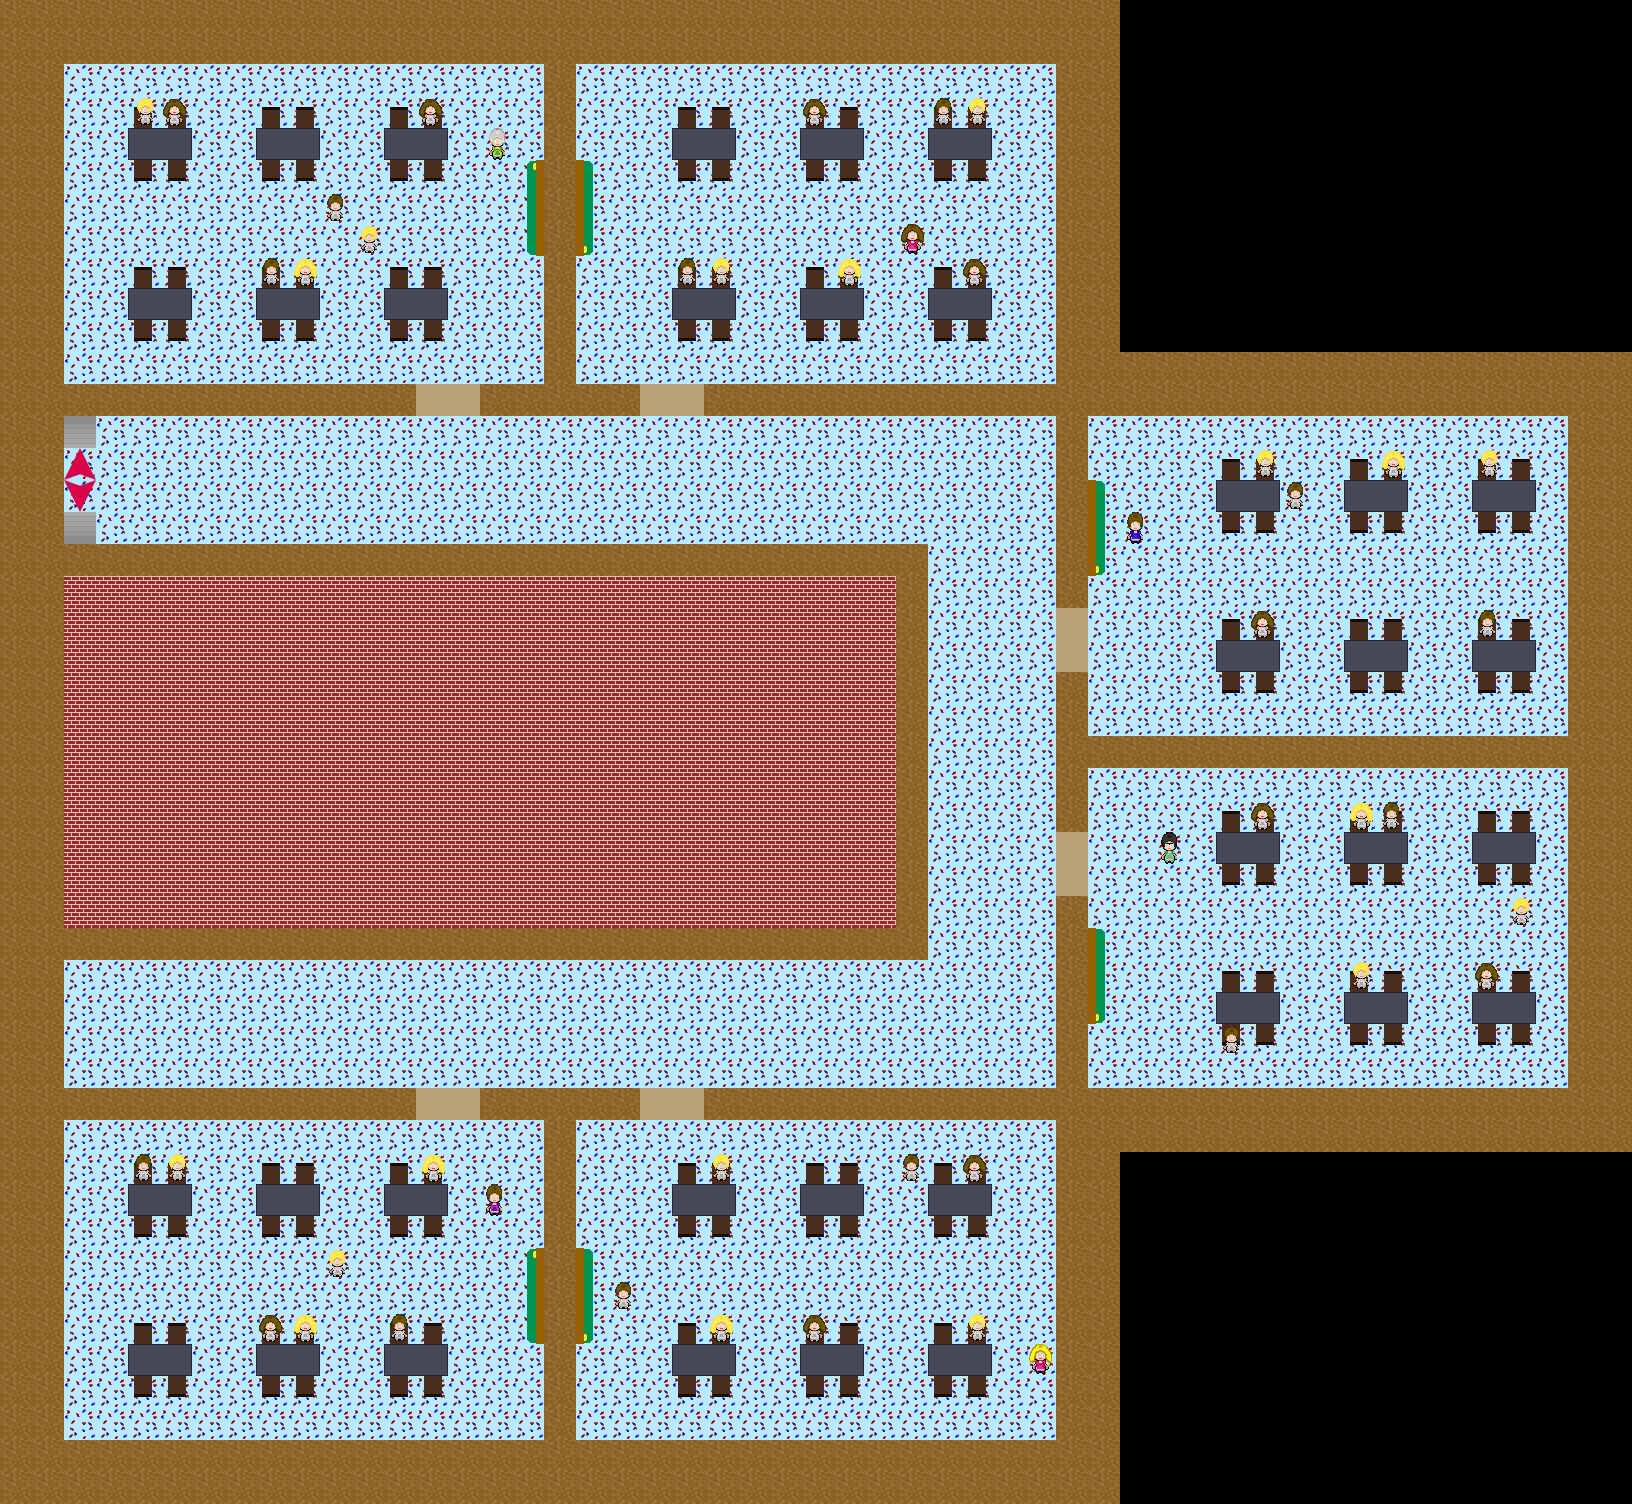

Rendered tile map (Tiled .tmx) drawn with the repository's tilesets; below, a short description and the map source with its tile grids summarised:
An orthogonal 51x47 tile map with 32x32 px tiles, 4 tile layers (base, objects, teachers, pupils), 4 tilesets and 77 objects.

<map version="1.0" orientation="orthogonal" renderorder="right-down" width="51" height="47" tilewidth="32" tileheight="32" nextobjectid="233">
 <tileset firstgid="1" name="floors_tiled_ready" tilewidth="32" tileheight="32" spacing="3" margin="2">
  <image source="floors/floors_tiled_ready.png" width="141" height="141" />
 </tileset>
 <tileset firstgid="17" name="objects_tiled_ready" tilewidth="32" tileheight="32">
  <image source="objects/objects_tiled_ready.png" width="448" height="224" />
 </tileset>
 <tileset firstgid="115" name="objects_teacher" tilewidth="32" tileheight="32">
  <image source="objects/objects_teacher.png" width="448" height="224" />
 </tileset>
 <tileset firstgid="213" name="objects_pupils" tilewidth="32" tileheight="32">
  <image source="objects/objects_pupils.png" width="448" height="224" />
 </tileset>
 <layer name="base" width="51" height="47">
  <data>[2397 cells, 2045 non-empty, 4 distinct tile ids]</data>
 </layer>
 <layer name="objects" width="51" height="47">
  <data>[2397 cells, 238 non-empty, 16 distinct tile ids]</data>
 </layer>
 <layer name="teachers" width="51" height="47">
  <data>[2397 cells, 18 non-empty, 16 distinct tile ids]</data>
 </layer>
 <layer name="pupils" width="51" height="47">
  <data>[2397 cells, 41 non-empty, 4 distinct tile ids]</data>
 </layer>
 <objectgroup name="stairs_down">
  <properties>
   <property name="stairs_down" value="true" />
  </properties>
  <object id="84" x="64" y="960" width="32" height="32" />
 </objectgroup>
 <objectgroup name="stairs_up">
  <properties>
   <property name="stairs_up" value="true" />
  </properties>
  <object id="83" x="64" y="1056" width="32" height="32" />
 </objectgroup>
 <objectgroup name="wall">
  <properties>
   <property name="wall" value="true" />
  </properties>
  <object id="47" x="0" y="0" width="1120" height="64" />
  <object id="48" x="1056" y="64" width="64" height="288" />
  <object id="49" x="1056" y="352" width="576" height="64" />
  <object id="50" x="1056" y="1088" width="576" height="64" />
  <object id="51" x="1568" y="416" width="64" height="672" />
  <object id="52" x="0" y="64" width="64" height="1376" />
  <object id="53" x="0" y="1440" width="1120" height="64" />
  <object id="54" x="1056" y="1152" width="64" height="288" />
  <object id="55" x="1056" y="736" width="512" height="32" />
  <object id="56" x="544" y="64" width="32" height="352" />
  <object id="57" x="544" y="1088" width="32" height="352" />
  <object id="58" x="64" y="1088" width="352" height="32" />
  <object id="59" x="480" y="1088" width="64" height="32" />
  <object id="60" x="576" y="1088" width="64" height="32" />
  <object id="61" x="704" y="1088" width="352" height="32" />
  <object id="62" x="1056" y="768" width="32" height="64" />
  <object id="63" x="1056" y="896" width="32" height="192" />
  <object id="64" x="1056" y="672" width="32" height="64" />
  <object id="65" x="1056" y="416" width="32" height="192" />
  <object id="66" x="576" y="384" width="64" height="32" />
  <object id="67" x="480" y="384" width="64" height="32" />
  <object id="68" x="64" y="384" width="352" height="32" />
  <object id="69" x="704" y="384" width="352" height="32" />
  <object id="70" x="64" y="544" width="864" height="32" />
  <object id="71" x="64" y="928" width="864" height="32" />
  <object id="72" x="896" y="576" width="32" height="352" />
  <object id="168" x="128" y="1184" width="64" height="32" />
  <object id="169" x="256" y="1184" width="64" height="32" />
  <object id="170" x="384" y="1184" width="64" height="32" />
  <object id="171" x="128" y="1344" width="64" height="32" />
  <object id="172" x="256" y="1344" width="64" height="32" />
  <object id="173" x="384" y="1344" width="64" height="32" />
  <object id="175" x="672" y="1184" width="64" height="32" />
  <object id="176" x="800" y="1184" width="64" height="32" />
  <object id="177" x="928" y="1184" width="64" height="32" />
  <object id="178" x="672" y="1344" width="64" height="32" />
  <object id="180" x="800" y="1344" width="64" height="32" />
  <object id="181" x="928" y="1344" width="64" height="32" />
  <object id="182" x="1216" y="832" width="64" height="32" />
  <object id="183" x="1344" y="832" width="64" height="32" />
  <object id="184" x="1472" y="832" width="64" height="32" />
  <object id="185" x="1216" y="992" width="64" height="32" />
  <object id="186" x="1344" y="992" width="64" height="32" />
  <object id="187" x="1472" y="992" width="64" height="32" />
  <object id="188" x="1216" y="480" width="64" height="32" />
  <object id="189" x="1344" y="480" width="64" height="32" />
  <object id="190" x="1472" y="480" width="64" height="32" />
  <object id="191" x="1216" y="640" width="64" height="32" />
  <object id="192" x="1344" y="640" width="64" height="32" />
  <object id="193" x="1472" y="640" width="64" height="32" />
  <object id="194" x="672" y="128" width="64" height="32" />
  <object id="195" x="800" y="128" width="64" height="32" />
  <object id="196" x="928" y="128" width="64" height="32" />
  <object id="197" x="672" y="288" width="64" height="32" />
  <object id="198" x="800" y="288" width="64" height="32" />
  <object id="199" x="928" y="288" width="64" height="32" />
  <object id="200" x="128" y="128" width="64" height="32" />
  <object id="201" x="256" y="128" width="64" height="32" />
  <object id="202" x="384" y="128" width="64" height="32" />
  <object id="203" x="128" y="288" width="64" height="32" />
  <object id="204" x="256" y="288" width="64" height="32" />
  <object id="205" x="384" y="288" width="64" height="32" />
  <object id="219" x="480" y="1344" width="32" height="32" />
  <object id="221" x="896" y="1248" width="32" height="32" />
  <object id="224" x="1120" y="960" width="32" height="32" />
  <object id="227" x="1152" y="640" width="32" height="32" />
  <object id="229" x="1024" y="128" width="32" height="32" />
  <object id="231" x="480" y="288" width="32" height="32" />
 </objectgroup>
 <objectgroup name="spawn">
  <properties>
   <property name="spawn" value="true" />
  </properties>
  <object id="73" x="128" y="992" width="32" height="32" />
 </objectgroup>
 <objectgroup name="teacher_fight">
  <properties>
   <property name="teacher_fight" value="true" />
  </properties>
  <object id="220" x="448" y="1312" width="96" height="96" />
  <object id="222" x="864" y="1216" width="96" height="96" />
  <object id="225" x="1088" y="928" width="96" height="96" />
  <object id="228" x="1120" y="608" width="96" height="96" />
  <object id="230" x="992" y="96" width="64" height="96" />
  <object id="232" x="448" y="256" width="96" height="96" />
 </objectgroup>
</map>
